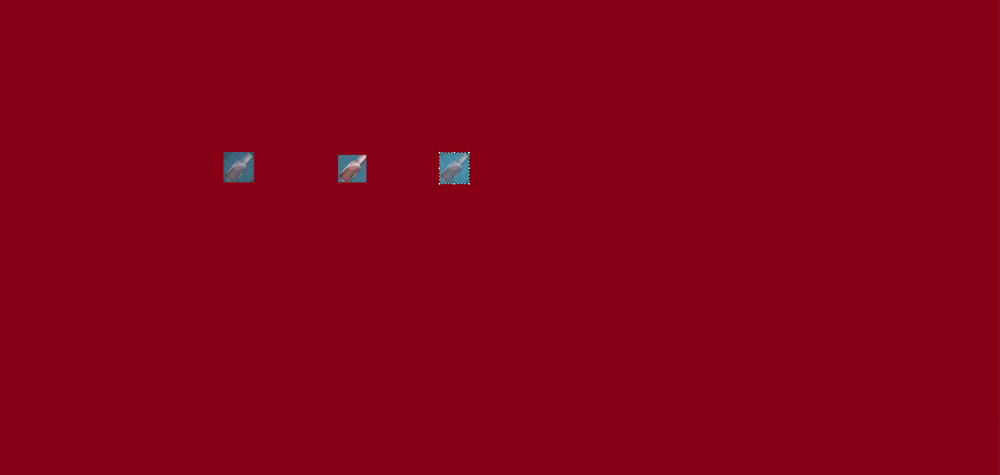
#> input picture Ark/icons/test1.png, 1000 x 475 px, shrunk from 2440 x 1159 before the run, found by its file name
$ python Imagetest.py
#> lines starting #> are read from the running program, lines starting #| are printed output that depends on the picture
import numpy as np
import cv2 as cv

img  = cv.imread('icons/test1.png', 0)
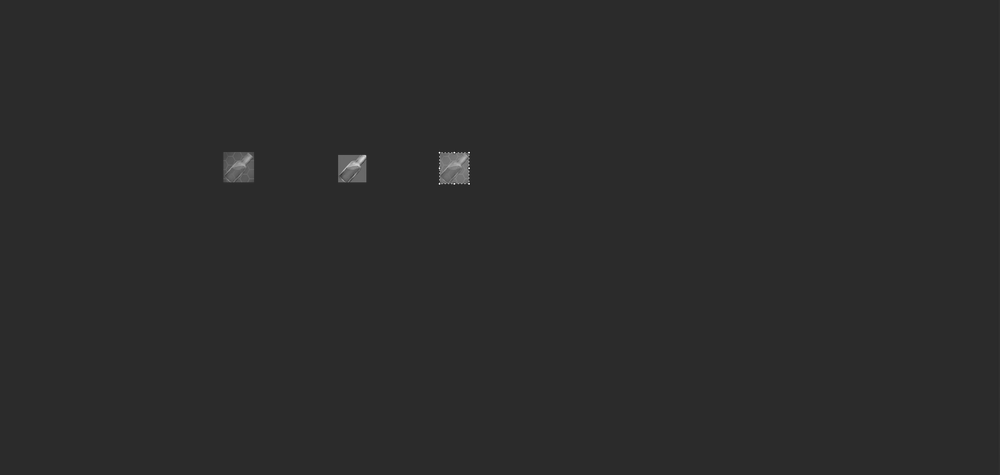
#> img: shape (475, 1000); min 22, max 255, mean 43.4
template = cv.imread('icons/yesmedbrew.png', 0)
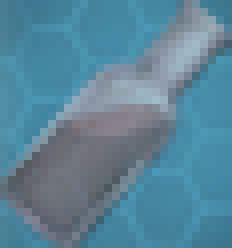
#> input picture icons/yesmedbrew.png, 29 x 31 px, shrunk from 71 x 75 before the run (shown 8 times larger)
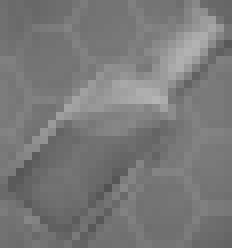
#> template: shape (31, 29) (shown 8 times larger); min 83, max 179, mean 121.3
h, w = template.shape
#> h = 31; w = 29

methods = cv.TM_SQDIFF_NORMED

#> (the run stopped early here; a loop or call above may not have finished)
